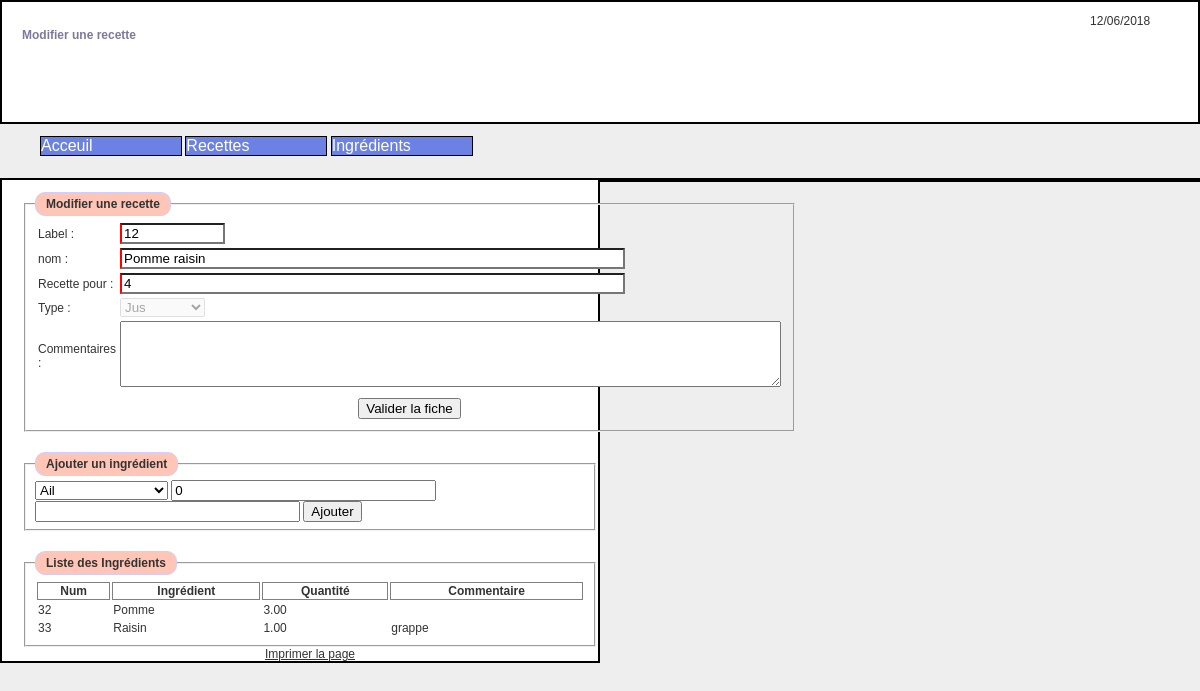
The page /gestion_recette.php?id=12 on the database its author committed.
### tables this page shows
CREATE TABLE `recettes` (
  `recettes_id` bigint(20) NOT NULL,
  `recettes_nom` varchar(255) NOT NULL,
  `recettes_pour_qte_pers` smallint(6) NOT NULL,
  `recettes_type` tinyint(4) NOT NULL DEFAULT '1',
  `recettes_commentaire` varchar(4096) DEFAULT NULL
);

CREATE TABLE `recette_ingredients` (
  `recette_ingredients_id` int(11) NOT NULL,
  `recette_ingredients_recette_id` int(10) UNSIGNED NOT NULL,
  `recette_ingredients_ingredient_id` int(10) UNSIGNED NOT NULL,
  `recette_ingredients_ordre` int(11) NOT NULL,
  `recette_ingredients_quantite` decimal(6,2) DEFAULT '0.00',
  `recette_ingredients_quantite_commentaire` varchar(255) DEFAULT NULL
);

CREATE TABLE `ingredients` (
  `ingredients_id` int(11) NOT NULL,
  `ingredients_nom` varchar(255) DEFAULT NULL
);

### class/class_recettes.php (called while the page is built, shortened)
<?php
include_once('class_sys.php');
class recette {
    public function setdata($ligne) {
        $this->recette_id = $ligne['recettes_id'];
        $this->recette_nom = $ligne['recettes_nom'];
        $this->recettes_pour_qte_pers = $ligne['recettes_pour_qte_pers'];
        $this->recettes_type = $ligne['recettes_type'];
    }
    public function recrecette($id) {
        $class_sys = new sys();
        $query = "SELECT * FROM recettes WHERE recettes_id =" . $id;
        if ($class_sys->requete($query, "S")) {
            while ($ligne = mysqli_fetch_assoc($class_sys->result)) {
                extract($ligne);
                $this->setdata($ligne);
            }
        } else {
            $this->erreur = $class_sys->erreur;
            return false;
        }
        return true;
    }
    public function get_ingredients($id) {
        $class_sys = new sys();
        $list_ingredients = array();
        $query = sprintf("SELECT * FROM          recettes AS r
                                  INNER JOIN    recette_ingredients AS ri   ON(r.recettes_id = ri.recette_ingredients_recette_id)
                                  INNER JOIN    ingredients         AS i    ON(ri.recette_ingredients_ingredient_id = i.ingredients_id)
                                  WHERE r.recettes_id = %d
                                  ORDER BY ri.recette_ingredients_ordre", $id);
        if ($class_sys->requete($query, "S")) {
            while ($ligne = $class_sys->result->fetch_assoc()) {
                $list_ingredients[] = $ligne;
            }
        } else {
            $this->erreur = $class_sys->erreur;
        }
        return $list_ingredients;
    }
}
?>

### class/class_sys.php (called while the page is built, shortened)
<?php
class sys {
    var $base;
    var $user;
    var $mdp;
    var $hote;
    function __construct() {
        $this->hote = "localhost";
        $this->user = "alain";
        $this->mdp = "alain";
        $this->base = "recettes";
        return true;
    }
    function requete($req, $t) {
        $this->connexion = new mysqli($this->hote, $this->user, $this->mdp, $this->base);
        $this->requette = $req;
        $this->result = $this->connexion->query($this->requette);
        if ($this->result) {
            return true;
        }
        else {
            $this->erreur = "Erreur dans la requette : " . mysqli_error($this->connexion);
            mysqli_close($this->connexion);
            return false;
        }
    }
}
?>

### class/class_ingredient.php (called while the page is built, shortened)
<?php
include_once('class_sys.php');
class ingredient {
    public function get_all_ingredients() {
        $class_sys = new sys();
        $list_ingredients = array();
        $query = sprintf("SELECT * FROM     ingredients AS i ORDER BY i.ingredients_nom");
        if ($class_sys->requete($query, "S")) {
            while ($ligne = $class_sys->result->fetch_assoc()) {
                $list_ingredients[] = $ligne;
            }
        } else {
            $this->erreur = $class_sys->erreur;
        }
        return $list_ingredients;
    }
}
?>

### gestion_recette.php (the view, shortened to what this page needs)
<?php
require('class/class_sys.php');
require('class/class_recettes.php');
$fi = new recette();
require('class/class_ingredient.php');
$idd = 0;
if (@$_GET['id'] != "")
    $idd = @$_GET['id'];
if ($idd == 0)
    $titre = "Cr&eacute;er une recette";
else
    $titre = "Modifier une recette";
if ($idd != 0)
    $fi->recrecette($idd);
?>
<!doctype html>
<html>
    <head>
        <?php include ('php/inclusion_head.php'); ?>
    </head>
    <body>
        <div id="main">
            <div id="head">
                <?php include "php/entete.php"; ?>
            </div>
            <div id="menu">
                <?php include "php/menuh.php"; ?>
            </div>
            <div id="colgauche">
                <div class="rc">
                    <div class="MilieuLayout">
                        <form method="post" id="gestion_type _animal_Form"
                              action="gestion_recette.php?id=<?php echo $idd; ?>">
                            <fieldset>
                                <legend>
                                    <?php echo $titre; ?>
                                </legend>
                                <table>
                                    <tr>
                                        <td>Label :</td>
                                        <td><input class="oblig" type="text" id="recette_id" maxlength="10"
                                                   size="10" value="<?php echo $fi->recette_id; ?>" readonly/>
                                        </td>
                                    </tr>
                                    <tr>
                                        <td>nom :</td>
                                        <td><input class="oblig" type="text" id="recette_nom"
                                                   maxlength="60" size="60"
                                                   value="<?php echo $fi->recette_nom; ?>" />
                                        </td>
                                    </tr>
                                    <tr>
                                        <td>Recette pour :</td>
                                        <td><input class="oblig" type="text" id="recettes_pour_qte_pers"
                                                   maxlength="60" size="60"
                                                   value="<?php echo $fi->recettes_pour_qte_pers; ?>"
                                                   <?php if($idd > 0) {echo "readonly";} ?> />
                                        </td>
                                    </tr>
                                    <tr>
                                        <td>Type :</td>
                                        <td>
                                        <select id="recettes_type"  <?php if($idd > 0) {echo 'disabled';} ?>>
                                            <option value='1' <?php if($idd > 0 && $fi->recettes_type == '1') echo 'selected=""';?>>Jus</option>
                                        </td>
                                    </tr>
                                    <tr>
                                        <td>Commentaires :</td>
                                        <td>
                                            <textarea rows="4" cols="80" id="recettes_commentaire"><?php if($idd > 0) echo $fi->recettes_commentaire;?></textarea>
                                        </td>
                                    </tr>
                                    <tr>
                                        <td colspan="2">
                                        </td>
                                    </tr>
                                    <tr>
                                        <td colspan="2">
                                            <div id="boutons_valide">
                                                <input id="bt_valider" value="Valider la fiche" type="button"/>
                                            </div>
                                        </td>
                                    </tr>
                                </table>
                            </fieldset>
                        </form>
                        <div id="liste_ingredients">
                            <?php if ($idd > 0) { ?>
                            <div id="formulaire_ajout_ingredient">
                                <fieldset style="margin-top:20px;margin-bottom:20px;">
                                    <legend>Ajouter un ingrédient</legend>
                                    <?php
                                    $class_ingredients = new ingredient();
                                    $liste_ingredients = $class_ingredients->get_all_ingredients();
                                    if (count($liste_ingredients) > 0) {
                                        ?>
                                        <select id="sel_ingredient">
                                            <?php foreach ($liste_ingredients AS $ingredients) { ?>
                                                <option value='<?php echo $ingredients['ingredients_id']; ?>'><?php echo $ingredients['ingredients_nom']; ?></option>
                                            <?php } ?>
                                        </select>
                                        <input id="quantite" name="quantite" class="saisie" type="text" maxlength="50" size="30" value="0"/>
                                        <input id="quantite_commentaire" name="quantite_commentaire" class="saisie" type="text" maxlength="50" size="30" value=""/>
                                        <button type='submit' id='bouton_ajouter_ingredient'>Ajouter</button>
                                        <?php
                                    }
                                    ?>
                                </fieldset>
                            </div>
                            <?php } ?>
                            <fieldset>
                                <legend>
                                    Liste des Ingrédients
                                </legend>
                                <?php
                                $class_recette = new recette();
                                $liste_recette_ingredients = $class_recette->get_ingredients($idd);
                                if (count($liste_recette_ingredients) > 0) {
                                    ?>
                                    <table style='width:100%;'>
                                        <thead>
                                            <tr>
                                                <th>Num</th>
                                                <th>Ingrédient</th>
                                                <th>Quantité</th>
                                                <th>Commentaire</th>
                                            </tr>
                                        </thead>
                                            <?php foreach ($liste_recette_ingredients AS $recette_ingredients) { ?>
                                            <tr>
                                                <td><?php echo $recette_ingredients['recette_ingredients_id']; ?></td>
                                                <td><?php echo htmlentities($recette_ingredients['ingredients_nom']); ?></td>
                                                <td><?php echo $recette_ingredients['recette_ingredients_quantite']; ?></td>
                                                <td><?php echo $recette_ingredients['recette_ingredients_quantite_commentaire']; ?></td>
                                            </tr>
                                    <?php } ?>
                                    </table>
                                    <?php
                                }
                                ?>
                            </fieldset>
                        </div>
                        <div id="printerlink">
                            <a href="javascript:window.print()">Imprimer la page</a>
                        </div>
                    </div>
                </div>
            </div>
            <div id="coldroite">
                <div class="rc">
                </div>
            </div>
        </div>
    </body>
</html>

### images/defaut.css (style rules this page uses)
body { background-color: #EEEEEE; color: #333333; font-family: Georgia,Verdana,Helvetica,Arial; font-size: 12px; font-weight: normal; }
html, body { border: 0 none; margin: 0; padding: 0; }
.oblig { border-left:2px solid red; }
#head { background-position: left top; background-repeat: repeat-x; margin: 0; }
.rc { margin: 0; border: 2px solid black; }
.MilieuLayout { background-color: #FFFFFF; margin: 0; padding: 12px 0 0 20px; }
#colgauche { float: left; margin: 10px 0; width: 50%; }
#coldroite { float: right; margin: 10px 0; padding: 0 0 10px; width: 50%; }
legend { background-color: #ffc6b7; border: 1px solid #D0CDFF; border-radius: 10px; color: #333333; font-family: Georgia,Arial,Verdana,Helvetica; font-size: 12px; font-weight: bold; padding: 4px 10px; }
a:link, a:visited { color: #333333; text-decoration: underline; }
#boutons_valide, #printerlink, #liens, .message { text-align: center; }
th { border: 1px solid grey; }

### rows shown on the page
recettes: recettes_id "12", recettes_nom "Pomme raisin", recettes_pour_qte_pers "4", recettes_type "Jus", recette_ingredients.recette_ingredients_id "32", ingredients.ingredients_nom "Pomme", recette_ingredients.recette_ingredients_quantite "3.00", recette_ingredients.recette_ingredients_id "33", ingredients.ingredients_nom "Raisin", recette_ingredients.recette_ingredients_quantite "1.00", recette_ingredients.recette_ingredients_quantite_commentaire "grappe"

### other values the page prints
$titre "Modifier une recette"
form field value "Ail"
